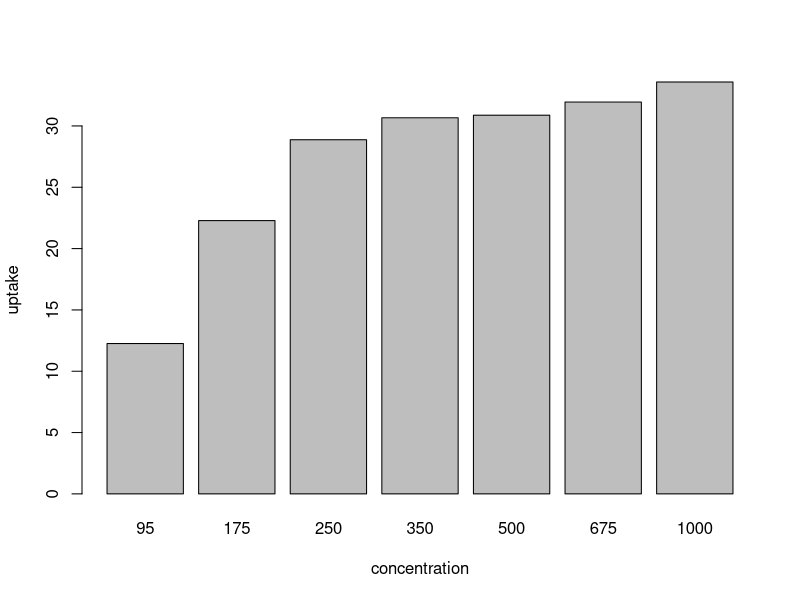
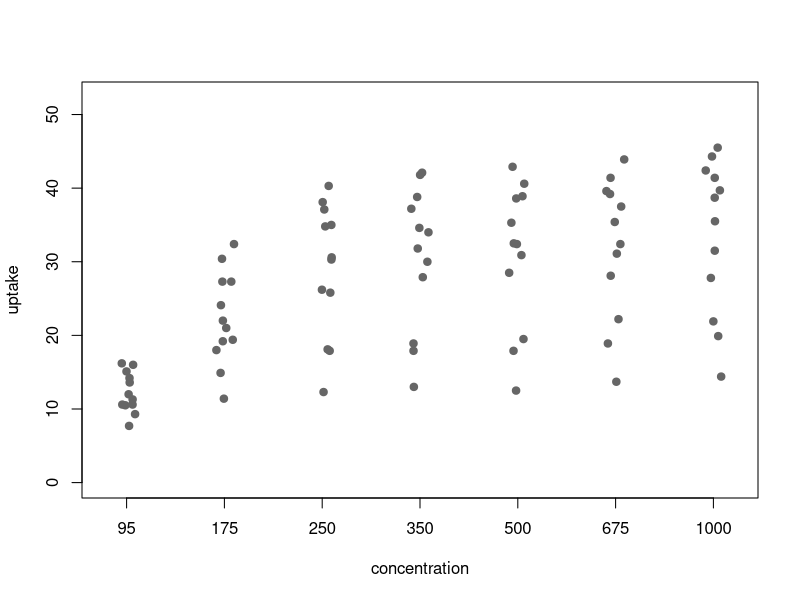
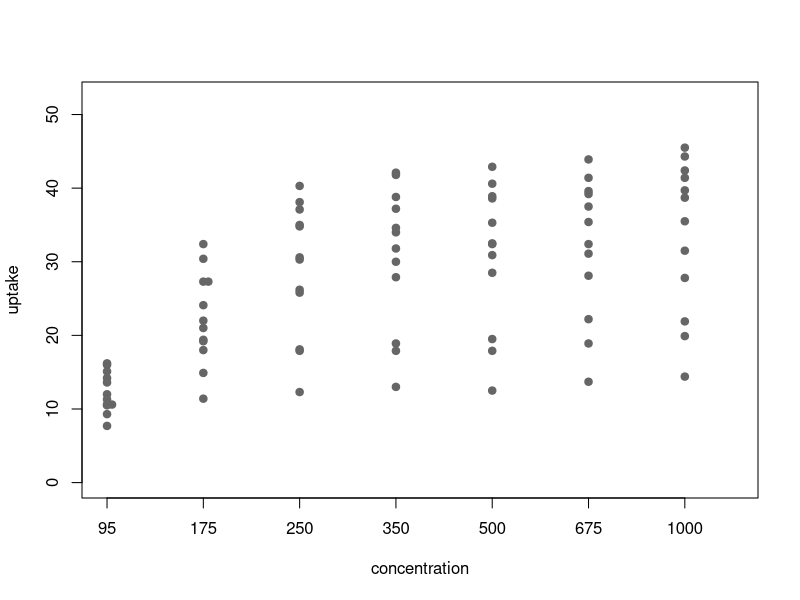
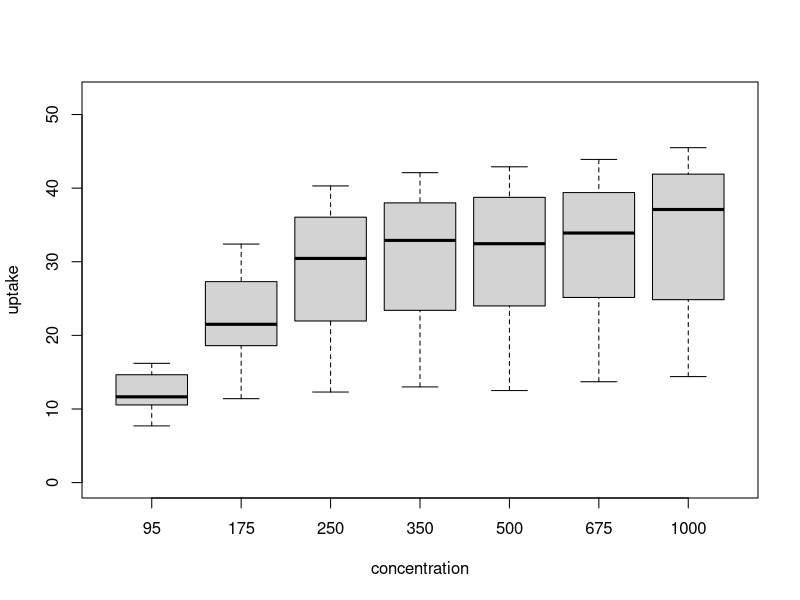
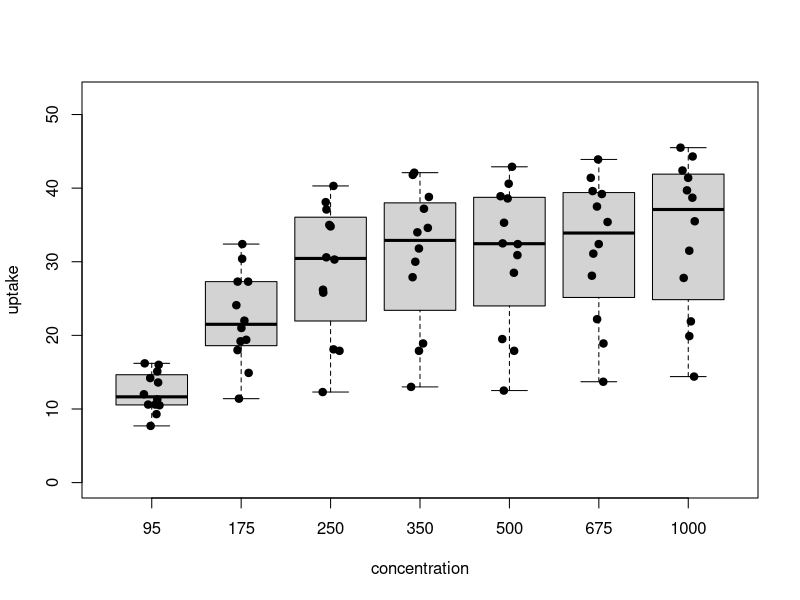
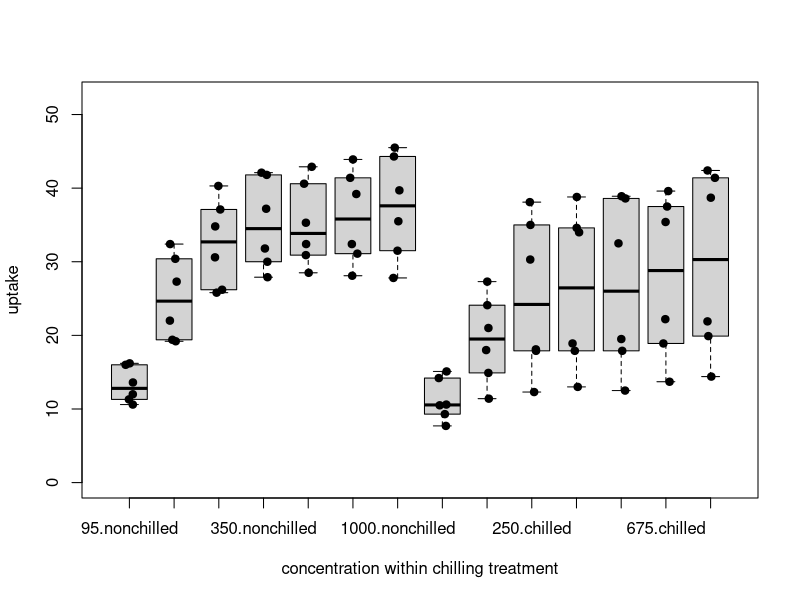
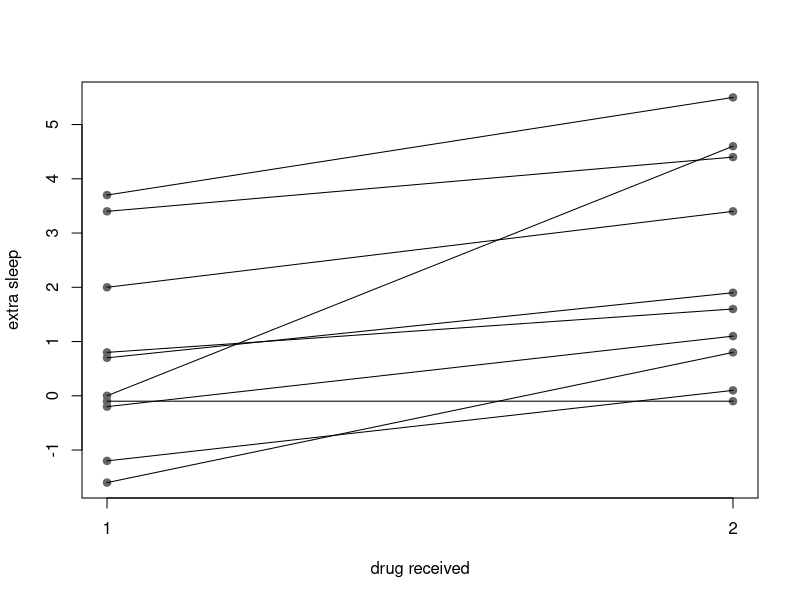
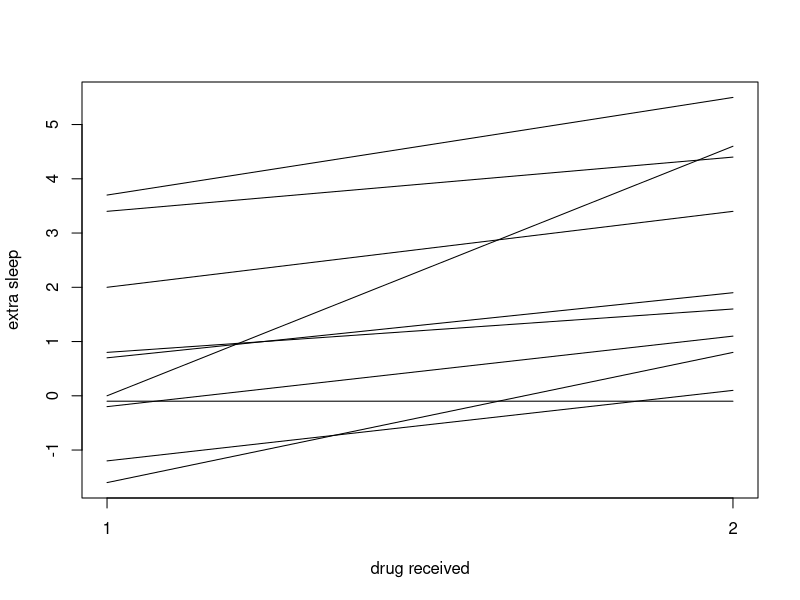

The R source for these figures, in order:
## ---- chunk 1
## important to let caching work between local render and building w/ pelican
knitr::opts_chunk$set(cache = 1)
## ---- chunk 2
head(CO2)
## ---- chunk 3
barplot(unlist(lapply(split(CO2, CO2$conc), function(x) mean(x$uptake))), ylab='uptake',
        xlab='concentration')
## ---- chunk 4
CO2 <- within(CO2, conc_f <- factor(conc))
y_limits <- c(0, max(CO2$uptake) * 1.15)
point_col <- gray(0.4)
stripchart(uptake ~ conc_f, CO2, method='jitter', pch=19, col=point_col,
           xlab='concentration', ylim=y_limits, vertical=TRUE)
## ---- chunk 5
stripchart(uptake ~ conc_f, CO2, method='stack', pch=19, col=point_col,
           xlab='concentration',  ylim=y_limits, vertical=TRUE)
## ---- chunk 6

boxplot( uptake ~ conc_f , CO2, ylab='uptake', xlab='concentration', ylim=y_limits)
## ---- chunk 7
boxplot( uptake ~ conc_f , CO2, ylab='uptake', xlab='concentration', ylim=y_limits)
stripchart(uptake ~ conc_f, CO2, method = 'jitter', add = TRUE, vertical = TRUE,
           pch = 19)
## ---- chunk 8
boxplot( uptake ~ conc_f : Treatment, CO2, ylab='uptake', ylim=y_limits,
        xlab = "concentration within chilling treatment")
stripchart(uptake ~ conc_f : Treatment, CO2, method = 'jitter', add = TRUE, vertical = TRUE,
           pch = 19)
## ---- chunk 9
head(sleep)
## ---- chunk 10

stripchart(extra ~ group, sleep, pch=19, col=point_col,
           vertical=TRUE, ylab='extra sleep', xlab='drug received')
for(ID in split(sleep, sleep$ID))
  lines(extra ~ group, ID)
## ---- chunk 11
stripchart(extra ~ group, sleep, pch="", vertical=TRUE,
           ylab='extra sleep', xlab='drug received')
for(ID in split(sleep, sleep$ID))
  lines(extra ~ group, ID)
## ---- chunk 12
op <- par(mfrow=c(2, 1))
for(v in levels(CO2$Treatment)) {
  subs <- subset(CO2, Treatment == v)
  hist(subs$uptake, main = v, col = point_col, xlab = 'uptake', xlim = y_limits)
  }
par(op)
